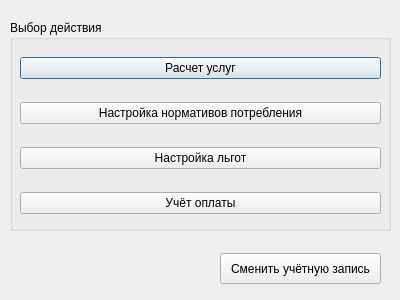
<?xml version="1.0" encoding="UTF-8"?>
<ui version="4.0">
 <class>MenuWindow</class>
 <widget class="QDialog" name="MenuWindow">
  <property name="geometry">
   <rect>
    <x>0</x>
    <y>0</y>
    <width>400</width>
    <height>300</height>
   </rect>
  </property>
  <property name="windowTitle">
   <string>Dialog</string>
  </property>
  <widget class="QGroupBox" name="groupBox">
   <property name="geometry">
    <rect>
     <x>10</x>
     <y>20</y>
     <width>381</width>
     <height>211</height>
    </rect>
   </property>
   <property name="title">
    <string>Выбор действия</string>
   </property>
   <widget class="QWidget" name="">
    <property name="geometry">
     <rect>
      <x>10</x>
      <y>20</y>
      <width>361</width>
      <height>191</height>
     </rect>
    </property>
    <layout class="QVBoxLayout" name="verticalLayout">
     <item>
      <widget class="QPushButton" name="pushButton_toRenctCalculation">
       <property name="text">
        <string>Расчет услуг</string>
       </property>
      </widget>
     </item>
     <item>
      <widget class="QPushButton" name="pushButton_toStandartSettings">
       <property name="text">
        <string>Настройка нормативов потребления</string>
       </property>
      </widget>
     </item>
     <item>
      <widget class="QPushButton" name="pushButton_toBenefitSettings">
       <property name="enabled">
        <bool>true</bool>
       </property>
       <property name="text">
        <string>Настройка льгот</string>
       </property>
      </widget>
     </item>
     <item>
      <widget class="QPushButton" name="pushButton_toPaymentAccounting">
       <property name="text">
        <string>Учёт оплаты</string>
       </property>
      </widget>
     </item>
    </layout>
   </widget>
  </widget>
  <widget class="QPushButton" name="pushButton_toLogin">
   <property name="geometry">
    <rect>
     <x>220</x>
     <y>253</y>
     <width>161</width>
     <height>31</height>
    </rect>
   </property>
   <property name="text">
    <string>Сменить учётную запись</string>
   </property>
  </widget>
 </widget>
 <resources/>
 <connections/>
</ui>
